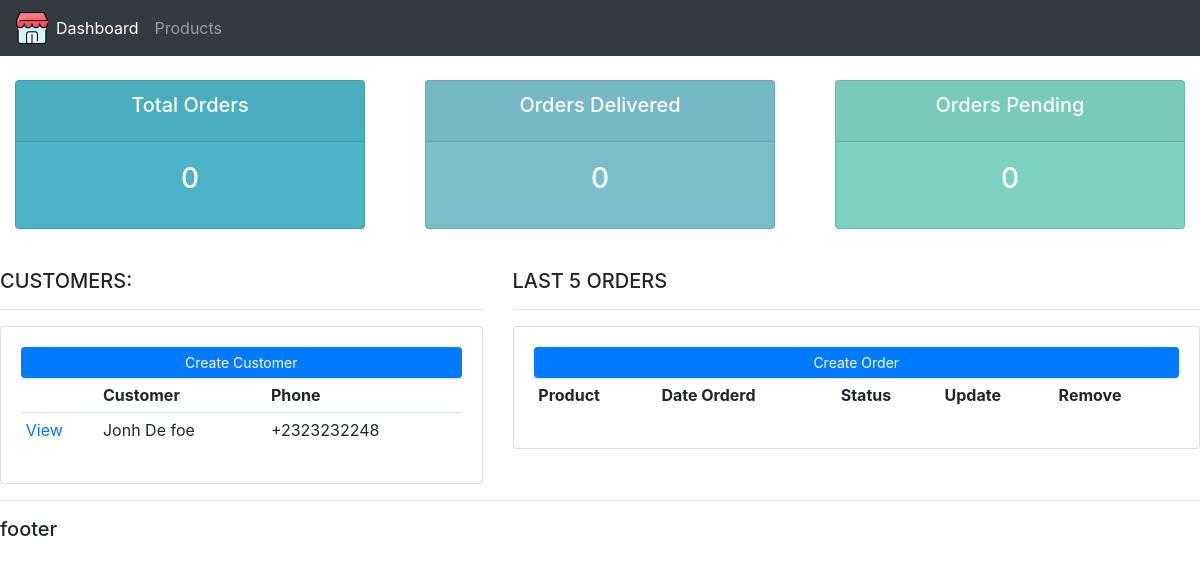
The app's page /, older data.
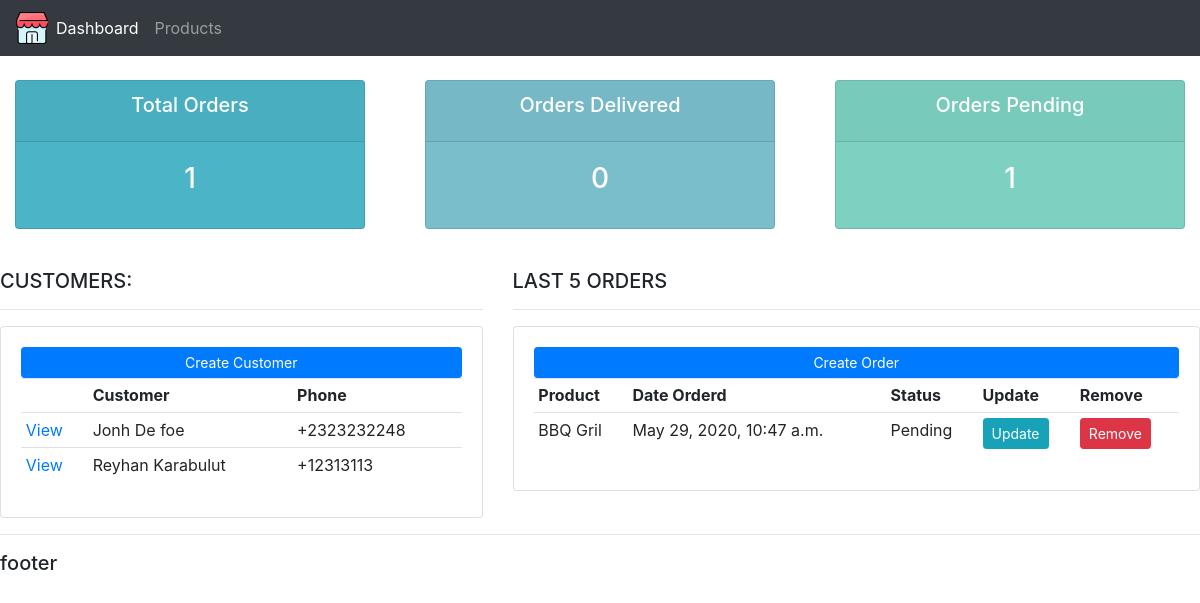
The same page, newer data.
### accounts/models.py (models this page shows, shortened)
class Customer(models.Model):
    name =  models.CharField(max_length = 200,  null=True)
    email = models.CharField(max_length = 200, null= True)
    phone = models.CharField(max_length = 200, null = True)
    date_created = models.DateTimeField(auto_now_add = True, null = True)

class Order(models.Model):
    STATUS =(('Pending','Pending'),
              ('Out for delivery', 'Out for delivery'),
              ('Delivered', 'Delivered'),
            )
    product = models.ForeignKey(Product, null = True, on_delete = models.SET_NULL)
    customer = models.ForeignKey(Customer, null = True, on_delete = models.SET_NULL)
    date_created = models.DateTimeField(auto_now_add = True, null = True)
    status =  models.CharField(max_length = 200,  null=True, choices = STATUS)

class Product(models.Model):
    CATEGORY = (
        ('Indoor','Indoor'),
        ('Out Door', 'Out Door')
    )
    name = models.CharField(max_length = 200,  null=True)
    price = models.FloatField( null = True)
    category = models.CharField(max_length = 200,  null=True, choices = CATEGORY)
    description = models.CharField(max_length = 200, null = True)
    date_created = models.DateTimeField(auto_now_add = True, null = True)
    tags = models.ManyToManyField('Tag')
    def __str__(self):
        return self.name

### accounts/views.py (the view)
# urls.py: path('',views.home, name='home'),
def home(request):
    orders = Order.objects.all()
    customers = Customer.objects.all()
    total_orders = orders.count()
    total_customers = customers.count()
    delivered = orders.filter(status='Delivered').count()
    pending = orders.filter(status='Pending').count()
    context = {'orders':orders,'customers':customers, 'total_orders':total_orders, 'total_customers' : total_customers,'delivered':delivered,'pending':pending}
    return render(request, 'accounts/dashboard.html', context)

### accounts/templates/accounts/dashboard.html
{% extends  'accounts/main.html' %}
{% block content %}
{% include 'accounts/status.html'  %}
<br>
<div class="row">
 <div class="col-md-5">
  <h5>CUSTOMERS:</h5>
  <hr>
  <div class="card card-body">
   <a class="btn btn-primary  btn-sm btn-block" href="">Create Customer</a>
   <table class="table table-sm">
    <tr>
     <th></th>
     <th>Customer</th>
     <th>Phone</th>
    </tr>
        {% for customer in customers %}
            <tr>
                <td><a href="{% url 'customer'  customer.id %}">View</a></td>
                <td>{{ customer.name }}</td>
                <td>{{customer.phone }}</td>
            </tr>
        {% endfor%}
   </table>
  </div>
 </div>
 <div class="col-md-7">
  <h5>LAST 5 ORDERS</h5>
  <hr>
  <div class="card card-body">
   <a class="btn btn-primary  btn-sm btn-block" href="{% url 'create_order' %}">Create Order</a>
   <table class="table table-sm">
    <tr>
     <th>Product</th>
     <th>Date Orderd</th>
     <th>Status</th>
     <th>Update</th>
     <th>Remove</th>
    </tr>
    {% for order in orders %}
      <tr>
          <td>{{order.product}}</td>
          <td>{{order.date_created}}</td>
          <td>{{order.status}}</td>
          <td><a class="btn btn-sm btn-info" href='{% url "update_order"  order.id %}'>Update</a></td>
          <td><a class="btn btn-sm btn-danger" href="{% url 'delete_order' order.id %}">Remove</a></td>
      </tr>
    {% endfor %}
   </table>
  </div>
 </div>
</div>
{% endblock %}

Row changes from the older to the newer data that the page shows:
added Customer: name "Reyhan Karabulut", phone "+12313113"
added Order: product "BBQ Gril", date_created "May 29, 2020, 10:47 a.m.", status "Pending"
Text that changed along with them:
{{ total_orders }}: "0" → "1"
{{ pending }}: "0" → "1"
